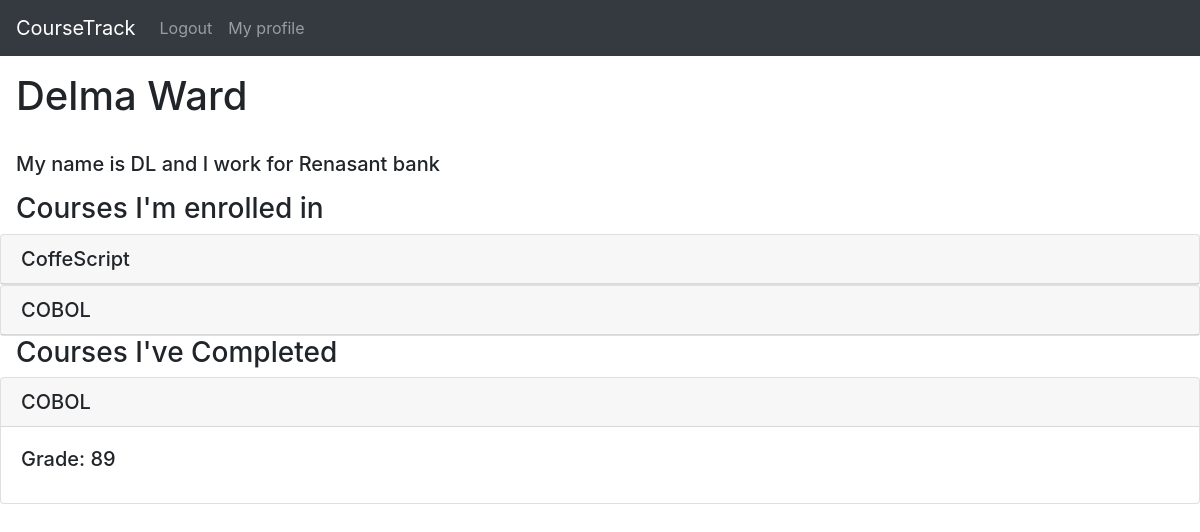
The app's page /accounts/profile/ (signed in) with its own data.
### base/models.py (models this page shows, shortened)
class The_User(AbstractUser):
    bio = models.TextField(default=None, null=True, blank=True)

class course(models.Model):
    title = models.CharField(default=None, max_length=40)
    startDate = models.DateField(default=None)
    size = models.PositiveIntegerField(default=None)
    endDate = models.DateField(default=None)
    description = models.TextField(default=None, max_length=200)
    students = models.ManyToManyField(The_User, related_name='courses_completed', blank=True, null=True)
    available = models.BooleanField(default=True)
    def __str__(self):
        return self.title

class UserGrade(models.Model):
    isCompleted = models.BooleanField(default=True)
    numGrade = models.PositiveIntegerField(validators=[MaxValueValidator(100)])
    student = models.ForeignKey(The_User, related_name='grade', null=True, on_delete=models.SET_NULL)
    course = models.ForeignKey(course, null=True, on_delete=models.SET_NULL)

### base/views.py (the view)
# urls.py: path('accounts/profile/', views.get_user_profile, name='user_detail'),
def get_user_profile(request):
    return render(request, 'user_detail.html')

### base/templates/user_detail.html (shortened to what this page needs)
{% extends 'base.html' %}
{% block content %}
<div style="display: grid;">
<h1 style="margin: 1rem 1rem 1rem 1rem;">{{ user.first_name }} {{ user.last_name }}</h1>
<h5 style="margin: 1rem 1rem 1rem 1rem">{{ user.bio }}</h5>
</div>
<h3 style="margin-left: 1rem;">Courses I'm enrolled in</h3>
{% for class in user.courses_completed.all %}
<div class="card" style="display: grid;">
    <h5 class="card-header">{{ class.title }}</h5>
    </div>
  {% endfor %}
<h3 style="margin-left: 1rem;">Courses I've Completed</h3>
{% for Sgrade in user.grade.all %}
{% if Sgrade.student == user %}
<div class="card">
    <h5 class="card-header" >{{ Sgrade.course }}</h5>
    <div class="card-body">
      <h5 class="card-title">Grade:  {{ Sgrade.numGrade }}</h5>
    </div>
  </div>
  {% endif%}
  {% endfor %}
{% endblock content %}

### records on screen
The_User: first_name "Delma", last_name "Ward", bio "My name is DL and I work for Renasant bank"
course: title "CoffeScript"
course: title "COBOL"
UserGrade: course "COBOL", numGrade "89"
